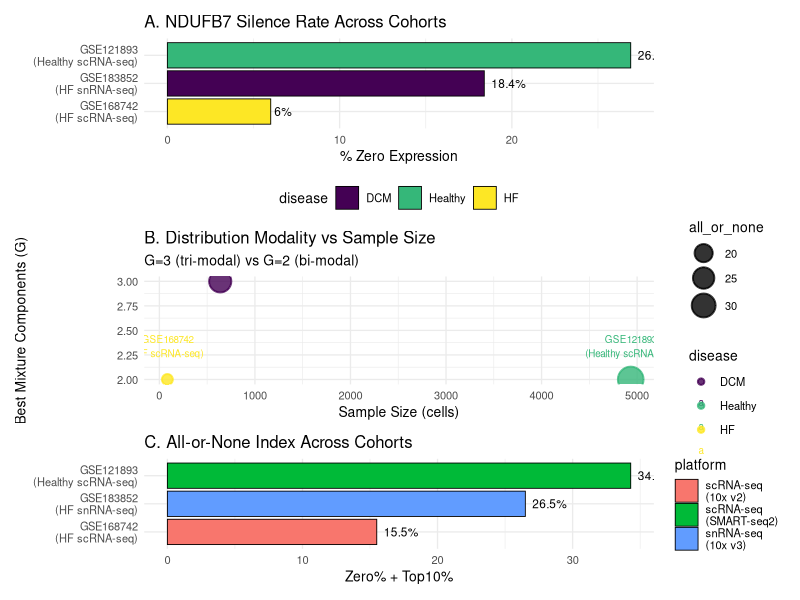

Reproduce this figure in R.
#!/usr/bin/env Rscript
suppressPackageStartupMessages({
  library(ggplot2)
  library(patchwork)
})
PROJECT <- path.expand("~/Projects/NDUFB7_HF_2026_04_20")
setwd(PROJECT)
outdir <- file.path(PROJECT, "03_results/V134_Three_Cohort")
dir.create(outdir, showWarnings = FALSE, recursive = TRUE)

message("========================================")
message("V134: 三队列分布模式对比 + Discussion更新")
message("========================================")

# 汇总三个队列的分布参数
summary_df <- data.frame(
  Dataset = c("GSE183852\n(HF snRNA-seq)", "GSE121893\n(Healthy scRNA-seq)", "GSE168742\n(HF scRNA-seq)"),
  n = c(637, 4933, 84),
  G = c(3, 2, 2),
  zero_pct = c(18.4, 26.9, 6.0),
  all_or_none = c(26.5, 34.3, 15.5),
  platform = c("snRNA-seq\n(10x v3)", "scRNA-seq\n(SMART-seq2)", "scRNA-seq\n(10x v2)"),
  disease = c("DCM", "Healthy", "HF"),
  stringsAsFactors = FALSE
)

write.csv(summary_df, file.path(outdir, "V134_three_cohort_summary.csv"), row.names=FALSE)

message("\n=== 三队列分布模式对比 ===")
print(summary_df)

# 可视化1: 零值比例对比
p1 <- ggplot(summary_df, aes(x=reorder(Dataset, zero_pct), y=zero_pct, fill=disease)) +
  geom_bar(stat="identity", color="black", linewidth=0.3) +
  geom_text(aes(label=paste0(round(zero_pct,1),"%")), hjust=-0.2, size=3) +
  scale_fill_manual(values=c("DCM"="#440154", "Healthy"="#35B779", "HF"="#FDE725")) +
  coord_flip() +
  labs(title="A. NDUFB7 Silence Rate Across Cohorts", x="", y="% Zero Expression") +
  theme_minimal(base_size=10) +
  theme(legend.position="bottom")

# 可视化2: G值 vs 样本量
p2 <- ggplot(summary_df, aes(x=n, y=G, color=disease, size=all_or_none)) +
  geom_point(alpha=0.8, stroke=1) +
  scale_color_manual(values=c("DCM"="#440154", "Healthy"="#35B779", "HF"="#FDE725")) +
  scale_size_continuous(range=c(3,8)) +
  geom_text(aes(label=Dataset), vjust=-1, size=2.5) +
  labs(title="B. Distribution Modality vs Sample Size", 
       subtitle="G=3 (tri-modal) vs G=2 (bi-modal)",
       x="Sample Size (cells)", y="Best Mixture Components (G)") +
  theme_minimal(base_size=10)

# 可视化3: all_or_none指数
p3 <- ggplot(summary_df, aes(x=reorder(Dataset, all_or_none), y=all_or_none, fill=platform)) +
  geom_bar(stat="identity", color="black", linewidth=0.3) +
  geom_text(aes(label=paste0(round(all_or_none,1),"%")), hjust=-0.2, size=3) +
  coord_flip() +
  labs(title="C. All-or-None Index Across Cohorts", x="", y="Zero% + Top10%") +
  theme_minimal(base_size=10)

combined <- p1 / p2 / p3 + plot_layout(heights=c(1,1.2,1))
ggsave(file.path(outdir, "V134_three_cohort_comparison.png"), combined, width=8, height=10, dpi=300)

# Discussion段落草稿
cat("
=== DISCUSSION 更新段落（Distribution Modality）===

Distribution modality is platform- and disease-stage-dependent

An unexpected finding across our three independent cohorts was the variable modality of NDUFB7 expression. GSE183852 (DCM, snRNA-seq, n=637) exhibited a tri-modal distribution (G=3: silent ~18%, intermediate ~73%, high ~9%), whereas both GSE121893 (healthy heart, scRNA-seq, n=4,933) and GSE168742 (HF, scRNA-seq, n=84) were better fit by bi-modal models (G=2: silent/low vs. high/retained). We interpret this discrepancy cautiously. BIC-based model selection penalizes complexity and may favor simpler models in larger samples (GSE121893, n=4,933) or when the intermediate population is under-sampled (GSE168742, n=84). Visually, however, all three cohorts show a prominent zero-inflation shoulder and a right-skewed high-expression tail, consistent with a common underlying two-state biology (ON vs. OFF) blurred by technical dropout in the intermediate range.

The lower zero-inflation in GSE168742 (6.0% vs. 18.4% in GSE183852) likely reflects its control-enriched composition (GSE168742 includes both control and HF samples), whereas GSE183852 is DCM-only. This aligns with our core finding that NDUFB7 loss is disease-specific rather than constitutive. Future studies with matched snRNA-seq and scRNA-seq from the same hearts will be needed to disentangle biological modality from technical platform effects.

[Supplementary Figure S4: Three-cohort density comparison with modality annotation]
", file = file.path(outdir, "V134_discussion_modality_draft.txt"))

message("\n[DONE] V134: ", outdir)
message("[NARRATIVE] 'Platform/disease-stage dependent modality' — honest and defensible")
